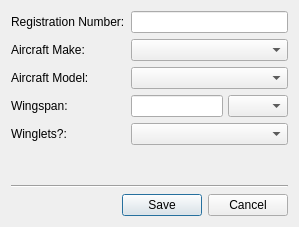
<?xml version="1.0" encoding="UTF-8"?>
<ui version="4.0">
 <class>Dialog</class>
 <widget class="QDialog" name="Dialog">
  <property name="geometry">
   <rect>
    <x>0</x>
    <y>0</y>
    <width>299</width>
    <height>227</height>
   </rect>
  </property>
  <property name="windowTitle">
   <string>Edit Aircraft</string>
  </property>
  <property name="sizeGripEnabled">
   <bool>false</bool>
  </property>
  <property name="modal">
   <bool>true</bool>
  </property>
  <layout class="QVBoxLayout" name="verticalLayout">
   <item>
    <layout class="QFormLayout" name="formLayout">
     <item row="0" column="0">
      <widget class="QLabel" name="label">
       <property name="text">
        <string>Registration Number:</string>
       </property>
      </widget>
     </item>
     <item row="0" column="1">
      <widget class="QLineEdit" name="lineEditRegNum">
       <property name="sizePolicy">
        <sizepolicy hsizetype="Preferred" vsizetype="Fixed">
         <horstretch>0</horstretch>
         <verstretch>0</verstretch>
        </sizepolicy>
       </property>
      </widget>
     </item>
     <item row="1" column="0">
      <widget class="QLabel" name="label_2">
       <property name="text">
        <string>Aircraft Make:</string>
       </property>
      </widget>
     </item>
     <item row="1" column="1">
      <widget class="QComboBox" name="comboBoxMake">
       <property name="minimumSize">
        <size>
         <width>125</width>
         <height>0</height>
        </size>
       </property>
       <property name="sizeAdjustPolicy">
        <enum>QComboBox::AdjustToMinimumContentsLength</enum>
       </property>
      </widget>
     </item>
     <item row="2" column="0">
      <widget class="QLabel" name="label_3">
       <property name="sizePolicy">
        <sizepolicy hsizetype="Preferred" vsizetype="Preferred">
         <horstretch>0</horstretch>
         <verstretch>0</verstretch>
        </sizepolicy>
       </property>
       <property name="text">
        <string>Aircraft Model:</string>
       </property>
      </widget>
     </item>
     <item row="2" column="1">
      <widget class="QComboBox" name="comboBoxModel">
       <property name="sizePolicy">
        <sizepolicy hsizetype="Preferred" vsizetype="Fixed">
         <horstretch>0</horstretch>
         <verstretch>0</verstretch>
        </sizepolicy>
       </property>
       <property name="minimumSize">
        <size>
         <width>125</width>
         <height>0</height>
        </size>
       </property>
       <property name="sizeAdjustPolicy">
        <enum>QComboBox::AdjustToMinimumContentsLength</enum>
       </property>
      </widget>
     </item>
     <item row="3" column="0">
      <widget class="QLabel" name="label_4">
       <property name="text">
        <string>Wingspan:</string>
       </property>
      </widget>
     </item>
     <item row="3" column="1">
      <layout class="QHBoxLayout" name="horizontalLayout">
       <property name="spacing">
        <number>5</number>
       </property>
       <property name="sizeConstraint">
        <enum>QLayout::SetDefaultConstraint</enum>
       </property>
       <property name="leftMargin">
        <number>0</number>
       </property>
       <property name="topMargin">
        <number>0</number>
       </property>
       <property name="bottomMargin">
        <number>0</number>
       </property>
       <item>
        <widget class="QLineEdit" name="lineEditWingspan">
         <property name="sizePolicy">
          <sizepolicy hsizetype="Preferred" vsizetype="Fixed">
           <horstretch>0</horstretch>
           <verstretch>0</verstretch>
          </sizepolicy>
         </property>
        </widget>
       </item>
       <item>
        <widget class="QComboBox" name="comboBoxWingspanUnits">
         <property name="sizePolicy">
          <sizepolicy hsizetype="Expanding" vsizetype="Fixed">
           <horstretch>0</horstretch>
           <verstretch>0</verstretch>
          </sizepolicy>
         </property>
         <property name="minimumSize">
          <size>
           <width>60</width>
           <height>0</height>
          </size>
         </property>
         <property name="sizeAdjustPolicy">
          <enum>QComboBox::AdjustToMinimumContentsLength</enum>
         </property>
        </widget>
       </item>
      </layout>
     </item>
     <item row="4" column="0">
      <widget class="QLabel" name="label_5">
       <property name="text">
        <string>Winglets?:</string>
       </property>
      </widget>
     </item>
     <item row="4" column="1">
      <widget class="QComboBox" name="comboBoxWinglets">
       <property name="sizePolicy">
        <sizepolicy hsizetype="Preferred" vsizetype="Fixed">
         <horstretch>0</horstretch>
         <verstretch>0</verstretch>
        </sizepolicy>
       </property>
       <property name="sizeAdjustPolicy">
        <enum>QComboBox::AdjustToContents</enum>
       </property>
      </widget>
     </item>
    </layout>
   </item>
   <item>
    <widget class="Line" name="line">
     <property name="orientation">
      <enum>Qt::Horizontal</enum>
     </property>
    </widget>
   </item>
   <item>
    <widget class="QDialogButtonBox" name="buttonBox">
     <property name="autoFillBackground">
      <bool>false</bool>
     </property>
     <property name="orientation">
      <enum>Qt::Horizontal</enum>
     </property>
     <property name="standardButtons">
      <set>QDialogButtonBox::Cancel|QDialogButtonBox::Save</set>
     </property>
    </widget>
   </item>
  </layout>
 </widget>
 <resources/>
 <connections/>
</ui>
